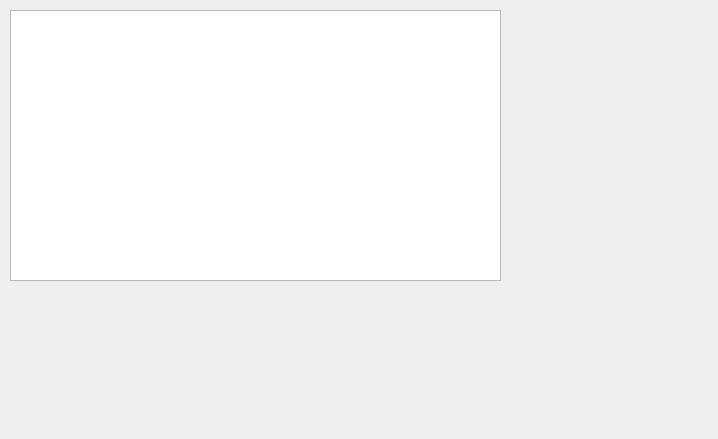
<?xml version="1.0" encoding="UTF-8"?>
<ui version="4.0">
 <class>Lueckentext</class>
 <widget class="QDialog" name="Lueckentext">
  <property name="geometry">
   <rect>
    <x>0</x>
    <y>0</y>
    <width>718</width>
    <height>439</height>
   </rect>
  </property>
  <property name="windowTitle">
   <string>Dialog</string>
  </property>
  <widget class="QTableView" name="tableViewBuch">
   <property name="geometry">
    <rect>
     <x>10</x>
     <y>10</y>
     <width>491</width>
     <height>271</height>
    </rect>
   </property>
  </widget>
 </widget>
 <resources/>
 <connections/>
</ui>
